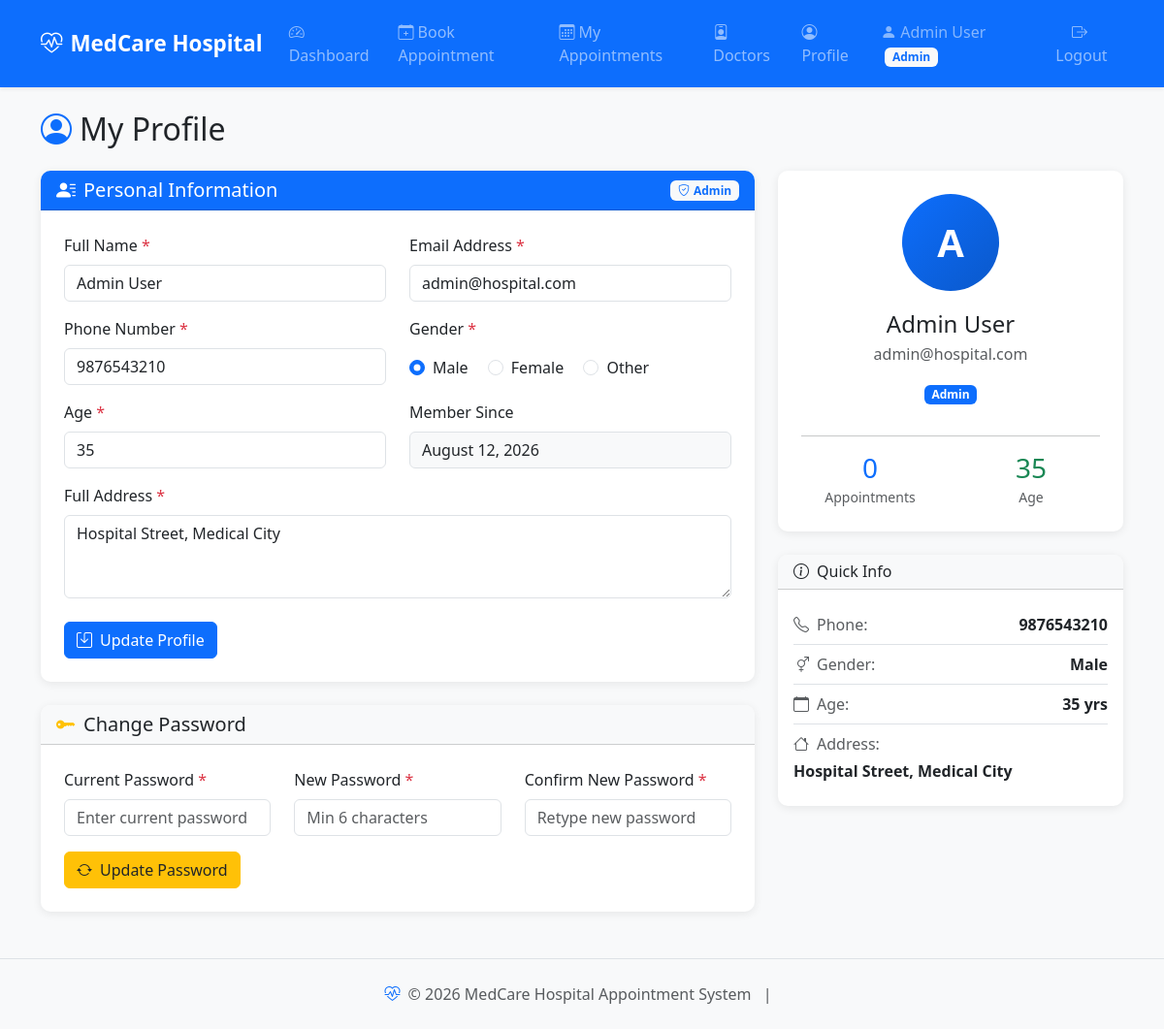
The app's page /profile.php (signed in) with its own data.
### tables this page shows
CREATE TABLE IF NOT EXISTS users (
    id INT PRIMARY KEY AUTO_INCREMENT,
    name VARCHAR(100) NOT NULL,
    email VARCHAR(100) NOT NULL UNIQUE,
    password VARCHAR(255) NOT NULL,
    phone VARCHAR(20) NOT NULL,
    gender VARCHAR(10) NOT NULL,
    age INT NOT NULL,
    address TEXT NOT NULL,
    role VARCHAR(20) NOT NULL DEFAULT 'patient',
    created_at TIMESTAMP DEFAULT CURRENT_TIMESTAMP
);

### profile.php (the view, shortened to what this page needs)
<?php
require_once 'config.php';
$user_id = $_SESSION['user_id'];
$user = null;
try {
    $stmt = $conn->prepare("SELECT * FROM users WHERE id = ? LIMIT 1");
    $stmt->execute([$user_id]);
    $user = $stmt->fetch(PDO::FETCH_ASSOC);
} catch(PDOException $e) {
    $error = "Error loading profile: " . $e->getMessage();
}
$avatarLetter = $user ? strtoupper($user['name'][0]) : 'U';
include 'header.php';
?>
<h2 class="mb-4">
    <i class="bi bi-person-circle text-primary me-2"></i>My Profile
</h2>
<div class="row g-4">
    <div class="col-lg-8">
        <div class="card mb-4">
            <div class="card-header bg-primary text-white d-flex justify-content-between align-items-center">
                <h5 class="mb-0">
                    <i class="bi bi-person-lines-fill me-2"></i>Personal Information
                </h5>
                <span class="badge bg-light text-primary">
                    <i class="bi bi-shield-check me-1"></i><?php echo ucfirst($user['role']); ?>
                </span>
            </div>
            <div class="card-body p-4">
                <form method="POST" action="">
                    <div class="row">
                        <div class="col-md-6 mb-3">
                            <label for="name" class="form-label">Full Name <span class="text-danger">*</span></label>
                            <input type="text" class="form-control" id="name" name="name"
                                   value="<?php echo htmlspecialchars($user['name']); ?>" required>
                        </div>
                        <div class="col-md-6 mb-3">
                            <label for="email" class="form-label">Email Address <span class="text-danger">*</span></label>
                            <input type="email" class="form-control" id="email" name="email"
                                   value="<?php echo htmlspecialchars($user['email']); ?>" required>
                        </div>
                        <div class="col-md-6 mb-3">
                            <label for="phone" class="form-label">Phone Number <span class="text-danger">*</span></label>
                            <input type="tel" class="form-control" id="phone" name="phone"
                                   pattern="[0-9]{10}"
                                   value="<?php echo htmlspecialchars($user['phone']); ?>" required>
                        </div>
                        <div class="col-md-6 mb-3">
                            <label class="form-label">Gender <span class="text-danger">*</span></label>
                            <div class="mt-2">
                                <div class="form-check form-check-inline">
                                    <input class="form-check-input" type="radio" name="gender" id="male" value="Male"
                                           <?php echo ($user['gender'] == 'Male') ? 'checked' : ''; ?> required>
                                    <label class="form-check-label" for="male">Male</label>
                                </div>
                                <div class="form-check form-check-inline">
                                    <input class="form-check-input" type="radio" name="gender" id="female" value="Female"
                                           <?php echo ($user['gender'] == 'Female') ? 'checked' : ''; ?>>
                                    <label class="form-check-label" for="female">Female</label>
                                </div>
                                <div class="form-check form-check-inline">
                                    <input class="form-check-input" type="radio" name="gender" id="other" value="Other"
                                           <?php echo ($user['gender'] == 'Other') ? 'checked' : ''; ?>>
                                    <label class="form-check-label" for="other">Other</label>
                                </div>
                            </div>
                        </div>
                        <div class="col-md-6 mb-3">
                            <label for="age" class="form-label">Age <span class="text-danger">*</span></label>
                            <input type="number" class="form-control" id="age" name="age" min="1" max="150"
                                   value="<?php echo $user['age']; ?>" required>
                        </div>
                        <div class="col-md-6 mb-3">
                            <label class="form-label">Member Since</label>
                            <input type="text" class="form-control bg-light" disabled
                                   value="<?php echo date('F j, Y', strtotime($user['created_at'])); ?>">
                        </div>
                        <div class="col-md-12 mb-4">
                            <label for="address" class="form-label">Full Address <span class="text-danger">*</span></label>
                            <textarea class="form-control" id="address" name="address" rows="3" required><?php echo htmlspecialchars($user['address']); ?></textarea>
                        </div>
                    </div>
                    <button type="submit" class="btn btn-primary">
                        <i class="bi bi-save me-2"></i>Update Profile
                    </button>
                </form>
            </div>
        </div>
        <div class="card">
            <div class="card-header bg-light">
                <h5 class="mb-0">
                    <i class="bi bi-key-fill me-2 text-warning"></i>Change Password
                </h5>
            </div>
            <div class="card-body p-4">
                <form method="POST" action="">
                    <div class="row">
                        <div class="col-md-4 mb-3">
                            <label for="current_password" class="form-label">Current Password <span class="text-danger">*</span></label>
                            <input type="password" class="form-control" id="current_password" name="current_password"
                                   placeholder="Enter current password" required>
                        </div>
                        <div class="col-md-4 mb-3">
                            <label for="new_password" class="form-label">New Password <span class="text-danger">*</span></label>
                            <input type="password" class="form-control" id="new_password" name="new_password"
                                   placeholder="Min 6 characters" required>
                        </div>
                        <div class="col-md-4 mb-3">
                            <label for="confirm_password" class="form-label">Confirm New Password <span class="text-danger">*</span></label>
                            <input type="password" class="form-control" id="confirm_password" name="confirm_password"
                                   placeholder="Retype new password" required>
                        </div>
                    </div>
                    <button type="submit" class="btn btn-warning text-dark">
                        <i class="bi bi-arrow-repeat me-2"></i>Update Password
                    </button>
                </form>
            </div>
        </div>
    </div>
    <div class="col-lg-4">
        <div class="card text-center mb-4">
            <div class="card-body p-4">
                <div class="avatar-circle">
                    <?php echo $avatarLetter; ?>
                </div>
                <h4 class="mb-1"><?php echo htmlspecialchars($user['name']); ?></h4>
                <p class="text-muted mb-3"><?php echo htmlspecialchars($user['email']); ?></p>
                <span class="badge bg-primary mb-3">
                    <?php echo ucfirst($user['role']); ?>
                </span>
                <hr>
                <div class="row text-center">
                    <?php
                    $stmt = $conn->prepare("SELECT COUNT(*) FROM appointments WHERE patient_id = ?");
                    $stmt->execute([$user_id]);
                    $total_apt = $stmt->fetchColumn();
                    ?>
                    <div class="col-6">
                        <h3 class="text-primary mb-0"><?php echo $total_apt; ?></h3>
                        <small class="text-muted">Appointments</small>
                    </div>
                    <div class="col-6">
                        <h3 class="text-success mb-0"><?php echo $user['age']; ?></h3>
                        <small class="text-muted">Age</small>
                    </div>
                </div>
            </div>
        </div>
        <div class="card">
            <div class="card-header bg-light">
                <h6 class="mb-0"><i class="bi bi-info-circle me-2"></i>Quick Info</h6>
            </div>
            <div class="card-body">
                <ul class="list-group list-group-flush">
                    <li class="list-group-item px-0 d-flex justify-content-between">
                        <span class="text-muted"><i class="bi bi-telephone me-2"></i>Phone:</span>
                        <span class="fw-bold"><?php echo htmlspecialchars($user['phone']); ?></span>
                    </li>
                    <li class="list-group-item px-0 d-flex justify-content-between">
                        <span class="text-muted"><i class="bi bi-gender-ambiguous me-2"></i>Gender:</span>
                        <span class="fw-bold"><?php echo $user['gender']; ?></span>
                    </li>
                    <li class="list-group-item px-0 d-flex justify-content-between">
                        <span class="text-muted"><i class="bi bi-calendar me-2"></i>Age:</span>
                        <span class="fw-bold"><?php echo $user['age']; ?> yrs</span>
                    </li>
                    <li class="list-group-item px-0">
                        <span class="text-muted d-block mb-1">
                            <i class="bi bi-house me-2"></i>Address:
                        </span>
                        <span class="fw-bold"><?php echo htmlspecialchars($user['address']); ?></span>
                    </li>
                </ul>
            </div>
        </div>
    </div>
</div>
<?php include 'footer.php'; ?>

### style.css (style rules this page uses)
body { background-color: #f8f9fa; font-family: 'Segoe UI', Tahoma, Geneva, Verdana, sans-serif; }
.card { border: none; box-shadow: 0 2px 10px rgba(0, 0, 0, 0.08); transition: transform 0.2s, box-shadow 0.2s; border-radius: 10px; }
.card-header { border-top-left-radius: 10px !important; border-top-right-radius: 10px !important; font-weight: 600; }
.btn { border-radius: 6px; font-weight: 500; }
.avatar-circle { width: 100px; height: 100px; border-radius: 50%; background: linear-gradient(135deg, #0d6efd, #0a58ca); color: white; display: flex; align-items: center; justify-content: center; font-size: 2.5rem; font-weight: 700; margin: 0 auto 20px; }

### records on screen
users: role "Admin", name "Admin User", email "admin@hospital.com", phone "9876543210", gender "☑ Male", gender "☐ Female", gender "☐ Other", age "35", created_at "August 12, 2026", address "Hospital Street, Medical City", name "A", gender "Male"

### other values on screen
$_SESSION['user_name'] "Admin User"
$_SESSION['user_role'] "Admin"
$total_apt "0"
